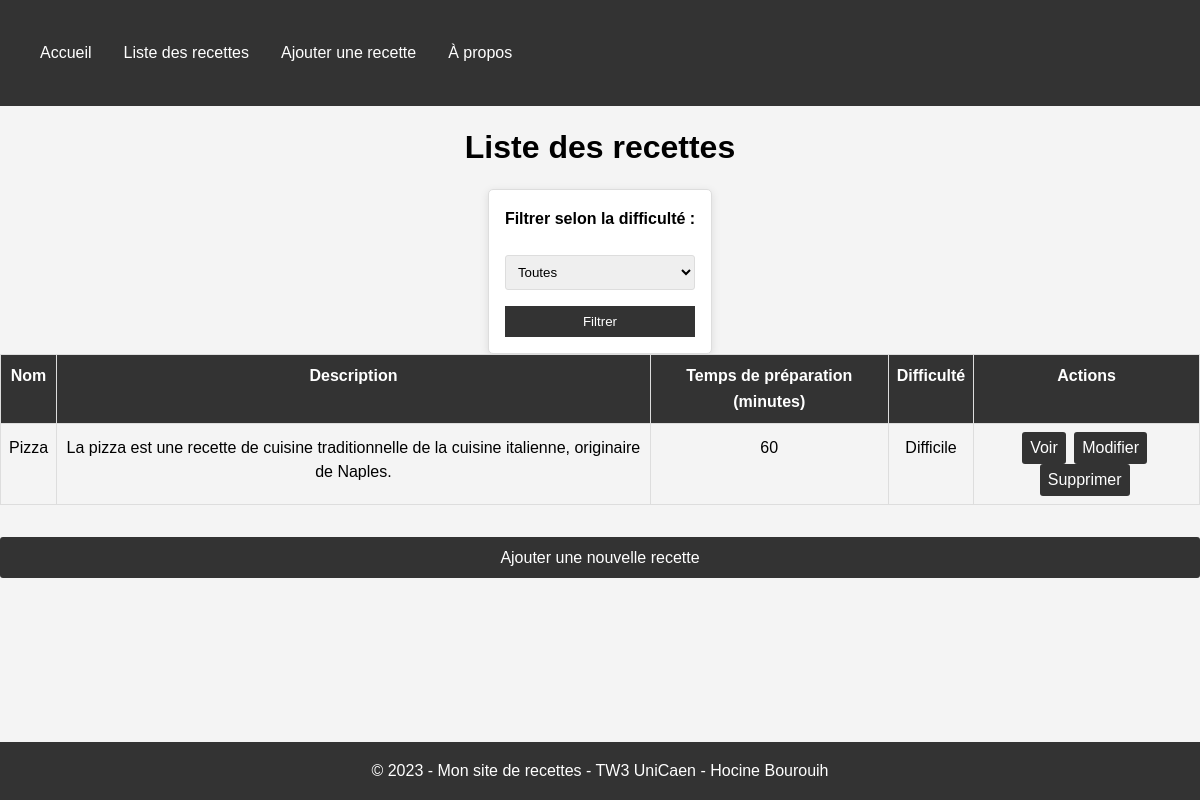
/list.php?difficulty=Difficile, run on the app's committed database.
### tables this page shows
CREATE TABLE IF NOT EXISTS `recipes` (
  `id` INT(11) UNSIGNED NOT NULL AUTO_INCREMENT,
  `name` VARCHAR(255) NOT NULL,
  `description` TEXT NOT NULL,
  `prep_time` INT(11) NOT NULL,
  `image_url` VARCHAR(255) NOT NULL,
  `difficulty` ENUM('Facile', 'Moyen', 'Difficile') NOT NULL,
  PRIMARY KEY (`id`)
);

### list.php (the view, shortened to what this page needs)
<?php require_once 'config/database.php'; ?>
<!DOCTYPE html>
<html lang="fr">
<head>
    <link rel="stylesheet" href="css/style.css">
</head>
<body>
    <?php include 'includes/header.php'; ?>
    <h1>Liste des recettes</h1>
    <form method="GET">
        <label for="difficulty">Filtrer selon la difficulté :</label>
        <select name="difficulty" id="difficulty">
            <option value="">Toutes</option>
        </select>
        <input type="submit" value="Filtrer">
    </form>
    <?php
    $difficulty = isset($_GET['difficulty']) ? $_GET['difficulty'] : '';
    if ($difficulty)
    {
        $query = "SELECT * FROM recipes WHERE difficulty = :difficulty";
        $stmt = $pdo->prepare($query);
        $stmt->bindParam(':difficulty', $difficulty);
        $stmt->execute();
    }
    else
    {
        $query = "SELECT * FROM recipes";
        $stmt = $pdo->query($query);
    }
    if ($stmt->rowCount() > 0)
    {
        echo "<table>
                <thead>
                    <tr>
                        <th>Nom</th>
                        <th>Description</th>
                        <th>Temps de préparation (minutes)</th>
                        <th>Difficulté</th>
                        <th>Actions</th>
                    </tr>
                </thead>
                <tbody>";
        while ($row = $stmt->fetch(PDO::FETCH_ASSOC))
        {
            echo "<tr>
                    <td>{$row['name']}</td>
                    <td>{$row['description']}</td>
                    <td>{$row['prep_time']}</td>
                    <td>{$row['difficulty']}</td>
                    <td>
                        <a href='view.php?id={$row['id']}'>Voir</a>
                        <a href='update.php?id={$row['id']}'>Modifier</a>
                        <a href='delete.php?id={$row['id']}'>Supprimer</a>
                    </td>
                  </tr>";
        }
        echo "</tbody>
            </table>";
    }
    else
    {
        echo "<p>Aucune recette trouvée.</p>";
    }
    ?>
    <a href="add.php" class="add-recipe-link">Ajouter une nouvelle recette</a>
    <?php include 'includes/footer.php'; ?>
</body>
</html>

### css/style.css (style rules this page uses)
html, body, div, span, applet, object, iframe, h1, h2, h3, h4, h5, h6, p, blockquote, pre, a, abbr, acronym, address, big, cite, code, del, dfn, em, img, ins, kbd, q, s, samp, small, strike, strong, sub, sup, tt, var, b, u, i, center, dl, dt, dd, ol, ul, li, fieldset, form, label, legend, table, caption, tbody, tfoot, thead, tr, th, td, article, aside, canvas, details, embed, figure, figcaption, footer, header, hgroup, menu, nav, output, ruby, section, summary, time, mark, audio, video { margin: 0; padding: 0; border: 0; font-size: 100%; font: inherit; vertical-align: baseline; }
body { font-family: Arial, sans-serif; line-height: 1.6; background-color: #f4f4f4; }
form { display: flex; margin: 1rem 0; }
form input[type="submit"] { padding: 0.5rem 1rem; background-color: #333; color: #ffffff; border: none; cursor: pointer; }
.table-recipes tr, nav ul li a, form input[type="submit"] { transition: all 0.3s ease; }
html { height: 100%; }
body { display: flex; flex-direction: column; min-height: 100%; }
h1 { text-align: center; margin-top: 1rem; margin-bottom: 1rem; font-weight: bold; font-size: 2rem; }
table { width: 100%; border-collapse: collapse; margin-bottom: 1rem; }
table th, table td { padding: 0.5rem; border: 1px solid #ddd; text-align: center; }
table th { font-weight: bold; background-color: #333; color: #fff; }
table a { display: inline-block; padding: 0.25rem 0.5rem; background-color: #333; color: #fff; text-decoration: none; border-radius: 3px; margin-right: 0.25rem; }
.add-recipe-link { display: inline-block; padding: 0.5rem 1rem; background-color: #333; color: #fff; text-decoration: none; border-radius: 3px; margin: 1rem 0; text-align: center; }
table tbody tr { line-height: 1.5; }
form { display: grid; grid-template-columns: 1fr; gap: 1rem; max-width: 1000px; margin: 0 auto; padding: 1rem; background-color: #ffffff; border: 1px solid #ddd; border-radius: 5px; box-shadow: 0 2px 8px rgba(0, 0, 0, 0.1); }
form label { display: block; font-weight: bold; margin-bottom: 0.5rem; }
form input[type="text"], form input[type="number"], form textarea, form select { width: 100%; padding: 0.5rem; border: 1px solid #ddd; border-radius: 3px; }

### data on the page
recipes: name "Pizza", description "La pizza est une recette de cuisine traditionnelle de la cuisine italienne, originaire de Naples.", prep_time "60", difficulty "Difficile"
